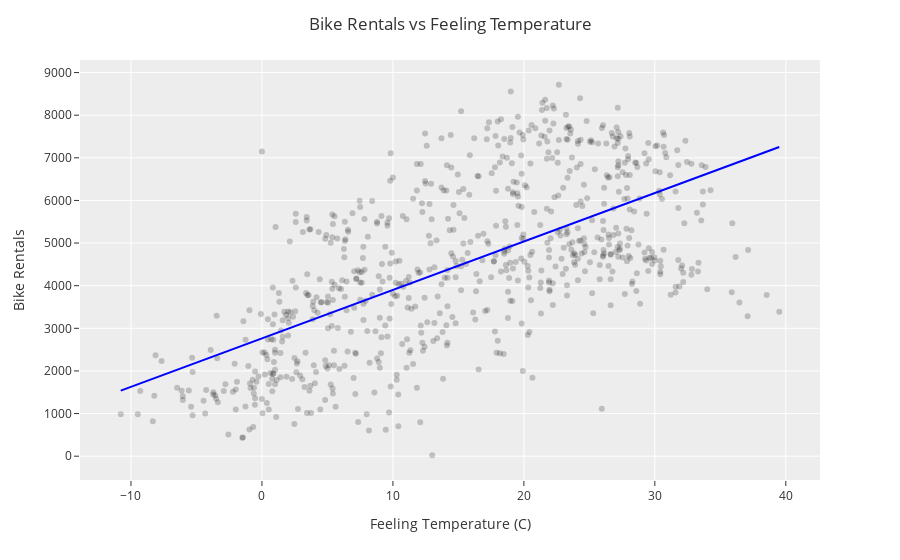

Notebook cell for this chart:
### Markdown cell above
The slope is around 141.29, which means on average, the number of bike rentals increases by 141.29 for every degree increse in the actual temperature outside. 

The interecpt is 2344.98 which means, when the temperature outside is 0 degrees, there are 2344.98 bike rentals.

R^2 is about 0.394 which means the model is somewhat predictive.

### Code cell
# Redo - linear model cnt vs feeling_temp
X = DF['feeling_temp'].values.reshape(-1,1)
y = DF['cnt'].values
LM = LinearRegression()
LM.fit(X, y)

fig = px.scatter(DF,
                 x='feeling_temp',
                 y='cnt',
                 color_discrete_sequence=['black'],
                 opacity=0.2)

fig.update_layout(template="ggplot2",
                  title='Bike Rentals vs Feeling Temperature',
                  title_x=0.5,
                  xaxis_title='Feeling Temperature (C)',
                  yaxis_title='Bike Rentals')

DF_model = pd.DataFrame()
DF_model['w'] = DF['feeling_temp']
DF_model['y'] = LM.coef_*DF_model['w']+LM.intercept_
DF_model = DF_model.sort_values('w')

fig.add_trace(
    px.line(DF_model, x='w', y='y',color_discrete_sequence=['blue']).data[0]
)

fig.show()

print(LM.coef_)
print(LM.intercept_)
print(LM.score(X,y))

### Figure 1 — Plotly figure (JSON) as saved in the notebook; plotly's stock layout.template omitted (floating-point values rounded to 4 significant figures; data arrays with more than 128 entries replaced by an {"elided": "..."} marker saying what was removed)
{"data": [{"hovertemplate": "feeling_temp=%{x}<br>cnt=%{y}<extra></extra>", "legendgroup": "", "marker": {"color": "black", "opacity": 0.2, "symbol": "circle"}, "mode": "markers", "name": "", "orientation": "v", "showlegend": false, "type": "scatter", "x": {"elided": "731 float values"}, "xaxis": "x", "y": {"elided": "731 int values"}, "yaxis": "y"}, {"hovertemplate": "w=%{x}<br>y=%{y}<extra></extra>", "legendgroup": "", "line": {"color": "blue", "dash": "solid"}, "marker": {"symbol": "circle"}, "mode": "lines", "name": "", "orientation": "v", "showlegend": false, "type": "scatter", "x": {"elided": "731 float values"}, "xaxis": "x", "y": {"elided": "731 float values"}, "yaxis": "y"}], "layout": {"autosize": true, "legend": {"tracegroupgap": 0}, "margin": {"t": 60}, "title": {"text": "Bike Rentals vs Feeling Temperature", "x": 0.5}, "xaxis": {"anchor": "y", "autorange": true, "domain": [0, 1], "range": [-13.84, 42.56], "title": {"text": "Feeling Temperature (C)"}, "type": "linear"}, "yaxis": {"anchor": "x", "autorange": true, "domain": [0, 1], "range": [-651.0, 9387.0], "title": {"text": "Bike Rentals"}, "type": "linear"}}}
